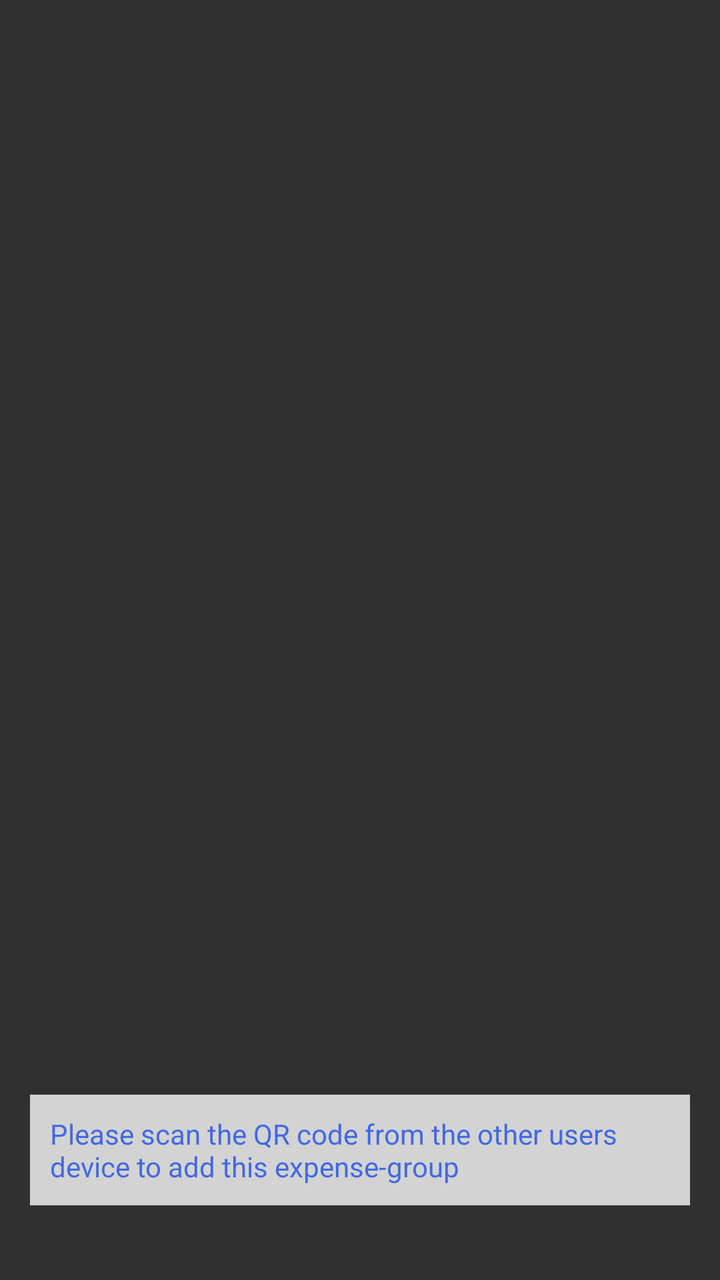
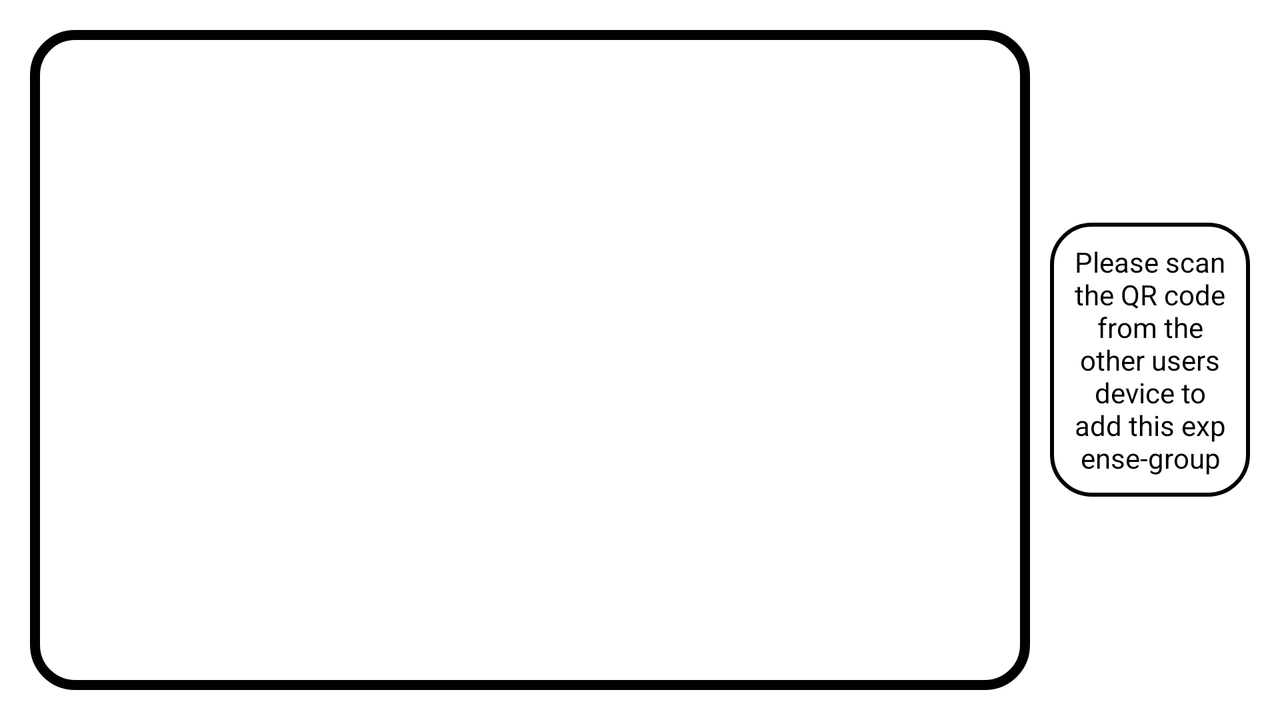

The same Android screen from two of the app's own layout files: first res/layout/ as a phone draws it, then the repository's variant for another configuration, drawn on a device whose configuration selects that folder. Both files follow.
<!-- AndroidManifest.xml: application theme AppTheme -->
<!-- res/layout/fragment_add_people.xml -->
<?xml version="1.0" encoding="utf-8"?>

<RelativeLayout xmlns:android="http://schemas.android.com/apk/res/android"
    android:layout_width="match_parent"
    android:layout_height="match_parent"
    android:gravity="center"
    android:padding="5dp" >

    <ScrollView
        android:layout_width="match_parent"
        android:layout_height="match_parent"
        android:layout_centerInParent="true" >

        <RelativeLayout
            android:layout_width="match_parent"
            android:layout_height="wrap_content"
            android:layout_gravity="center" >

            <ImageView
                android:id="@+id/iv_qrcode"
                android:layout_width="@dimen/qr_size"
                android:layout_height="@dimen/qr_size"
                android:layout_centerHorizontal="true"
                android:layout_margin="5dp"
                android:adjustViewBounds="true"
                android:contentDescription="@string/app_name"
                android:padding="10dp" />

            <RelativeLayout
                android:id="@+id/rl_text"
                android:layout_width="wrap_content"
                android:layout_height="wrap_content"
                android:layout_below="@+id/iv_qrcode"
                android:layout_margin="10dp"
                android:background="@color/text_qr"
                android:padding="10dp" >

                <TextView
                    android:id="@+id/tv_scan"
                    android:layout_width="wrap_content"
                    android:layout_height="wrap_content"
                    android:layout_centerHorizontal="true"
                    android:text="@string/scan_qr"
                    android:textColor="@color/app_color" />
            </RelativeLayout>
        </RelativeLayout>
    </ScrollView>

</RelativeLayout>
<!-- resources referenced by this layout -->
<resources>
  <color name="app_color">#4169E1</color>
  <color name="text_qr">#D3D3D3</color>
  <!-- from res/values-xxhdpi/ -->
  <dimen name="qr_size">500dp</dimen>
  <string name="app_name">Expense Manager</string>
  <string name="scan_qr">Please scan the QR code from the other users device to add this expense-group</string>
  <!-- from res/values-v14/ -->
  <style name="AppTheme" parent="AppTheme.Base">
          <item name="android:windowContentTransitions">true</item>
          <item name="android:windowAllowEnterTransitionOverlap">true</item>
          <item name="android:windowAllowReturnTransitionOverlap">true</item>
          <item name="android:windowSharedElementEnterTransition">@android:transition/move</item>
          <item name="android:windowSharedElementExitTransition">@android:transition/move</item>
          <item name="android:windowDrawsSystemBarBackgrounds">true</item>
      </style>
  <style name="AppTheme.Base" parent="Theme.AppCompat">
          <item name="colorPrimary">@color/colorPrimary</item>
          <item name="colorPrimaryDark">@color/colorPrimaryDark</item>
          <item name="android:windowNoTitle">true</item>
          <item name="windowActionBar">false</item>
      </style>
</resources>
<!-- res/layout-land/fragment_add_people.xml (the repository's variant of the layout above) -->
<!-- drawn on the phone turned sideways -->
<?xml version="1.0" encoding="utf-8"?>

<RelativeLayout xmlns:android="http://schemas.android.com/apk/res/android"
    android:layout_width="match_parent"
    android:layout_height="match_parent"
    android:background="@android:color/background_light"
    android:gravity="center" >

    <RelativeLayout
        android:layout_width="wrap_content"
        android:layout_height="fill_parent"
        android:layout_gravity="center"
        android:layout_margin="5dp"
        android:padding="5dp" >

        <ImageView
            android:id="@+id/iv_qrcode"
            android:layout_width="@dimen/qr_size"
            android:layout_height="@dimen/qr_size"
            android:layout_centerVertical="true"
            android:layout_margin="5dp"
            android:adjustViewBounds="true"
            android:background="@drawable/bg_qr"
            android:contentDescription="@string/app_name"
            android:padding="5dp" />

        <TextView
            android:id="@+id/tv_scan"
            android:layout_width="@dimen/qr_size"
            android:layout_height="wrap_content"
            android:layout_toRightOf="@+id/iv_qrcode"
            android:layout_toEndOf="@+id/iv_qrcode"
            android:gravity="center_horizontal"
            android:layout_centerVertical="true"
            android:background="@drawable/bg_qr_text"
            android:text="@string/scan_qr"
            android:layout_margin="5dp"
            android:textColor="@android:color/black" />
        
    </RelativeLayout>

</RelativeLayout>
<!-- resources referenced by the variant -->
<!-- as the phone turned sideways resolves them -->
<resources>
  <!-- from res/values-xxhdpi/ -->
  <dimen name="qr_size">500dp</dimen>
  <!-- drawable bg_qr (drawable) -->
  <?xml version="1.0" encoding="utf-8"?>
  
  <selector xmlns:android="http://schemas.android.com/apk/res/android">
  
      <item xmlns:android="http://schemas.android.com/apk/res/android"><shape>
              <stroke android:color="@color/app_color_dark"
                  android:width="5dp" />
  
              <solid android:color="@android:color/transparent"/>
              <corners android:radius="20dp" />
  
              <padding android:bottom="10dp" android:left="10dp" android:right="10dp" android:top="10dp" />
          </shape></item>
  
  </selector>
  <!-- drawable bg_qr_text (drawable) -->
  <?xml version="1.0" encoding="utf-8"?>
  
  <selector xmlns:android="http://schemas.android.com/apk/res/android">
  
      <item xmlns:android="http://schemas.android.com/apk/res/android"><shape>
              <stroke android:color="@color/app_color_dark"
                  android:width="2dp" />
              
              <solid android:color="@android:color/transparent"/>
  
              <corners android:radius="20dp" />
  
              <padding android:bottom="10dp" android:left="10dp" android:right="10dp" android:top="10dp" />
          </shape></item>
  
  </selector>
  <string name="app_name">Expense Manager</string>
  <string name="scan_qr">Please scan the QR code from the other users device to add this expense-group</string>
  <!-- from res/values-v14/ -->
  <style name="AppTheme" parent="AppTheme.Base">
          <item name="android:windowContentTransitions">true</item>
          <item name="android:windowAllowEnterTransitionOverlap">true</item>
          <item name="android:windowAllowReturnTransitionOverlap">true</item>
          <item name="android:windowSharedElementEnterTransition">@android:transition/move</item>
          <item name="android:windowSharedElementExitTransition">@android:transition/move</item>
          <item name="android:windowDrawsSystemBarBackgrounds">true</item>
      </style>
  <style name="AppTheme.Base" parent="Theme.AppCompat">
          <item name="colorPrimary">@color/colorPrimary</item>
          <item name="colorPrimaryDark">@color/colorPrimaryDark</item>
          <item name="android:windowNoTitle">true</item>
          <item name="windowActionBar">false</item>
      </style>
</resources>
